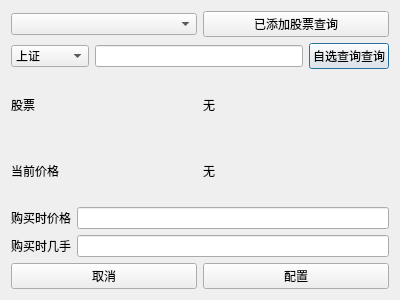
<?xml version="1.0" encoding="UTF-8"?>
<ui version="4.0">
 <class>addMoneyWidget</class>
 <widget class="QDialog" name="addMoneyWidget">
  <property name="geometry">
   <rect>
    <x>0</x>
    <y>0</y>
    <width>400</width>
    <height>300</height>
   </rect>
  </property>
  <property name="windowTitle">
   <string>Form</string>
  </property>
  <layout class="QGridLayout" name="gridLayout">
   <item row="1" column="0" colspan="2">
    <layout class="QHBoxLayout" name="horizontalLayout_5">
     <item>
      <widget class="QComboBox" name="comboxJYS">
       <item>
        <property name="text">
         <string>上证</string>
        </property>
       </item>
       <item>
        <property name="text">
         <string>深圳成指</string>
        </property>
       </item>
      </widget>
     </item>
     <item>
      <widget class="QLineEdit" name="editCodec"/>
     </item>
     <item>
      <widget class="QPushButton" name="noMineSearchBtn">
       <property name="text">
        <string>自选查询查询</string>
       </property>
      </widget>
     </item>
    </layout>
   </item>
   <item row="6" column="1">
    <widget class="QPushButton" name="setBtn">
     <property name="text">
      <string>配置</string>
     </property>
    </widget>
   </item>
   <item row="0" column="0" colspan="2">
    <layout class="QHBoxLayout" name="horizontalLayout_6">
     <item>
      <widget class="QComboBox" name="comboxCodec"/>
     </item>
     <item>
      <widget class="QPushButton" name="minecodecBtn">
       <property name="text">
        <string>已添加股票查询</string>
       </property>
      </widget>
     </item>
    </layout>
   </item>
   <item row="2" column="0" colspan="2">
    <layout class="QHBoxLayout" name="horizontalLayout_4">
     <item>
      <widget class="QLabel" name="label_4">
       <property name="text">
        <string>股票</string>
       </property>
      </widget>
     </item>
     <item>
      <widget class="QLabel" name="codecLabel">
       <property name="text">
        <string>无</string>
       </property>
      </widget>
     </item>
    </layout>
   </item>
   <item row="3" column="0" colspan="2">
    <layout class="QHBoxLayout" name="horizontalLayout">
     <item>
      <widget class="QLabel" name="label">
       <property name="text">
        <string>当前价格</string>
       </property>
      </widget>
     </item>
     <item>
      <widget class="QLabel" name="currentPrice">
       <property name="text">
        <string>无</string>
       </property>
      </widget>
     </item>
    </layout>
   </item>
   <item row="4" column="0" colspan="2">
    <layout class="QHBoxLayout" name="horizontalLayout_2">
     <item>
      <widget class="QLabel" name="label_2">
       <property name="text">
        <string>购买时价格</string>
       </property>
      </widget>
     </item>
     <item>
      <widget class="QLineEdit" name="editPurchasePrice"/>
     </item>
    </layout>
   </item>
   <item row="5" column="0" colspan="2">
    <layout class="QHBoxLayout" name="horizontalLayout_3">
     <item>
      <widget class="QLabel" name="label_3">
       <property name="text">
        <string>购买时几手</string>
       </property>
      </widget>
     </item>
     <item>
      <widget class="QLineEdit" name="editNum"/>
     </item>
    </layout>
   </item>
   <item row="6" column="0">
    <widget class="QPushButton" name="cancelBtn">
     <property name="text">
      <string>取消</string>
     </property>
    </widget>
   </item>
  </layout>
 </widget>
 <resources/>
 <connections/>
</ui>
